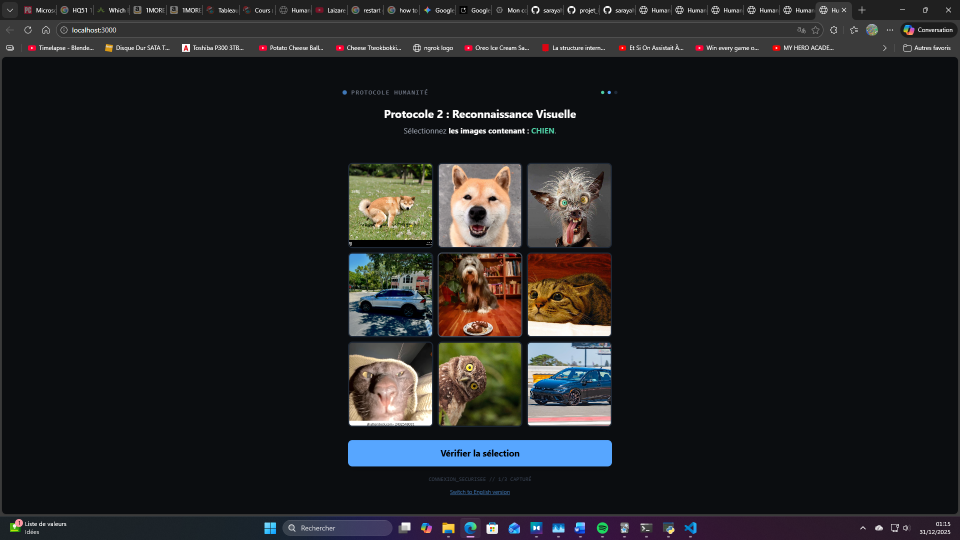
#> input picture Python/Trainmodel/current_screen.png, 1920 x 1080 px (shown at 1/2 size)
$ python -i LLM-VL-2.py   (imports and definitions only)
#> lines starting #> are read from the running program, lines starting #| are printed output that depends on the picture; after the words box and inside, x2 and y2 are one past the last pixel; in counts of white or black regions, pixels touching at a corner belong together
import cv2
import numpy as np
import pyautogui
import time
import json
import random
import math
from google import genai
from google.genai import types

# --- CONFIGURATION ---
API_KEY = "Votre clé"
PREFERRED_MODEL = "gemini-3-pro-preview"
client = genai.Client(api_key=API_KEY)

pyautogui.FAILSAFE = True

# --- FONCTIONS DE MOUVEMENT HUMAIN (PHYSICS) ---

def ease_out_quad(t):
    """Fonction de lissage pour ralentir à la fin (comme une main qui vise)."""
    return -t * (t - 2)

# [59 lines left out: functions human_move_to, get_screen_scale, not called in this run]

def get_captcha_grid(image_path):
#> called with image_path = 'current_screen.png'
    img = cv2.imread(image_path)
#> img is the input picture: shape (1080, 1920, 3); mean B, G, R 35.1, 33.1, 32.6
    gray = cv2.cvtColor(img, cv2.COLOR_BGR2GRAY)
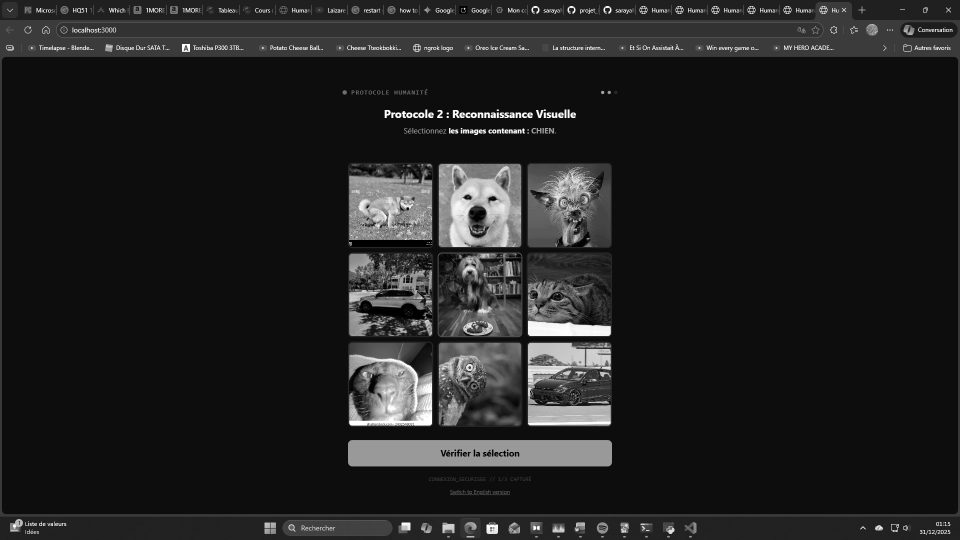
#> gray: shape (1080, 1920) (shown at 1/2 size); min 0, max 255, mean 33.3
    blurred = cv2.GaussianBlur(gray, (5, 5), 0)
    edges = cv2.Canny(blurred, 50, 200)
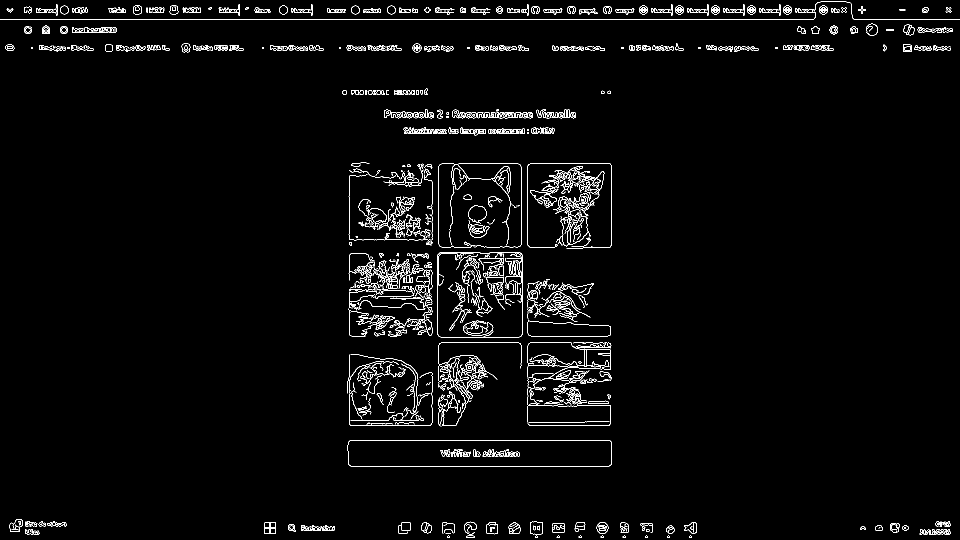
#> edges: shape (1080, 1920) (shown at 1/2 size); 2.5% white in thin lines or dots
    kernel = np.ones((3,3), np.uint8)
    dilated = cv2.dilate(edges, kernel, iterations=1)
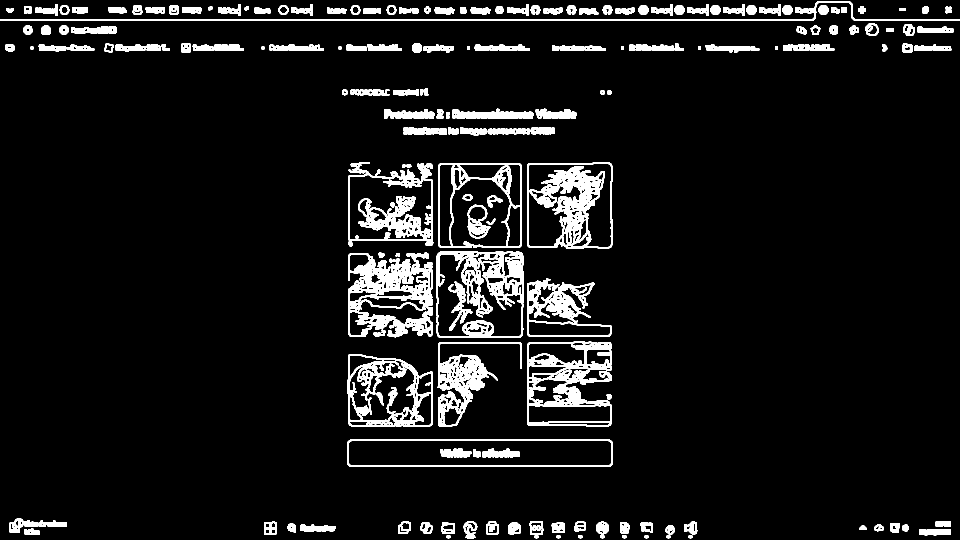
#> dilated: shape (1080, 1920) (shown at 1/2 size); 7.5% white; 190 white regions
    contours, _ = cv2.findContours(dilated, cv2.RETR_EXTERNAL, cv2.CHAIN_APPROX_SIMPLE)
#> contours = 175 contours; largest, box (x1, y1, x2, y2) and area: (873, 503, 1047, 676) 29538, (1054, 325, 1225, 498) 28668, (694, 879, 1225, 934) 28544, (876, 326, 1044, 496) 28108, (1054, 683, 1224, 853) 24696

    valid_boxes = []
    for cnt in contours:
        area = cv2.contourArea(cnt)
        if area > 2000:
            x, y, w, h = cv2.boundingRect(cnt)
            if 0.8 <= float(w)/h <= 1.2:
                valid_boxes.append((x, y, w, h))
#> this loop made 175 passes
#> (area, x, y, w, h) on passes 35, 37, 38, 39, 41, 44, 46, 50, 51, 52, 65, 175: (28544, 694, 879, 531, 55), (20816.5, 694, 708, 172, 145), (9424, 875, 684, 169, 170), (24696, 1054, 683, 170, 170), (10338, 1054, 557, 169, 117), (23111, 696, 505, 170, 170), (29537.5, 873, 503, 174, 173), (28108, 876, 326, 168, 170), (22616.5, 696, 326, 171, 166), (28667.5, 1054, 325, 171, 173), (2108, 904, 217, 163, 21), (4339, 0, 2, 1920, 39)
#> area on passes 1 to 6: 36, 36, 36, 40, 40, 40
#> after the loop, valid_boxes = [(694, 708, 172, 145), (875, 684, 169, 170), (1054, 683, 170, 170), (696, 505, 170, 170), (873, 503, 174, 173), (876, 326, 168, 170), (696, 326, 171, 166), (1054, 325, 171, 173)]

    if len(valid_boxes) >= 4:
        min_x = min([b[0] for b in valid_boxes])
#> min_x = 694
        min_y = min([b[1] for b in valid_boxes])
#> min_y = 325
        max_x = max([b[0] + b[2] for b in valid_boxes])
#> max_x = 1225
        max_y = max([b[1] + b[3] for b in valid_boxes])
#> max_y = 854
        return (min_x, min_y, max_x - min_x, max_y - min_y)
    return None

# [149 lines left out: functions find_verify_button, analyze_with_gemini, main, not called in this run]

# [2 lines not run here, left out]

>>> result = get_captcha_grid('current_screen.png')
#> result = (694, 325, 531, 529)

$ run again, on Python/Trainmodel/captcha_start.png
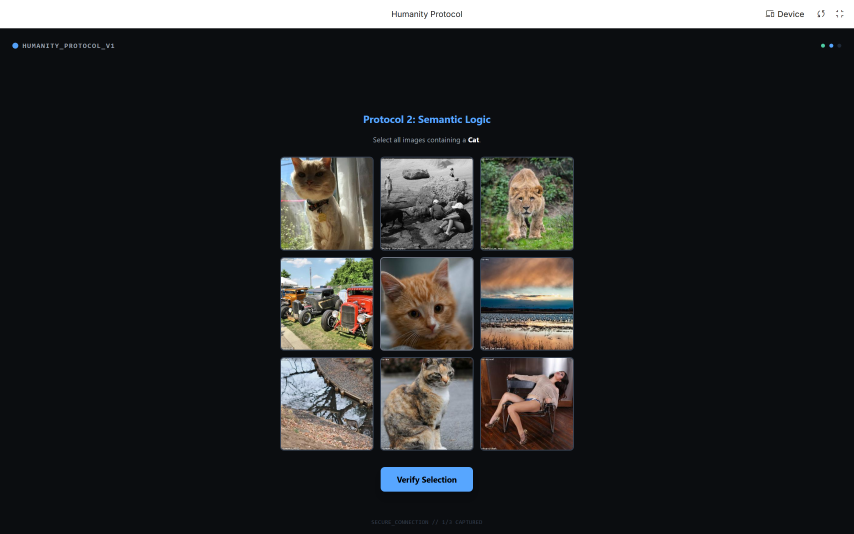
#> input picture Python/Trainmodel/captcha_start.png, 2560 x 1600 px (shown at 1/3 size)
#> in get_captcha_grid, img is the input picture: shape (1600, 2560, 3); mean B, G, R 44.5, 43.8, 43.1
#> in get_captcha_grid, `edges = cv2.Canny(blurred, 50, 200)`:
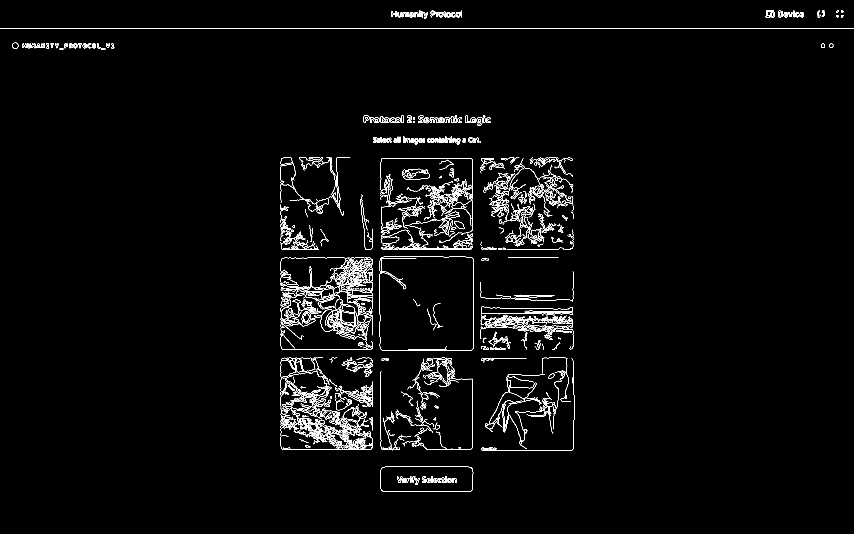
#> edges: shape (1600, 2560) (shown at 1/3 size); 1.7% white in thin lines or dots
#> in get_captcha_grid, `dilated = cv2.dilate(edges, kernel, iterations=1)`:
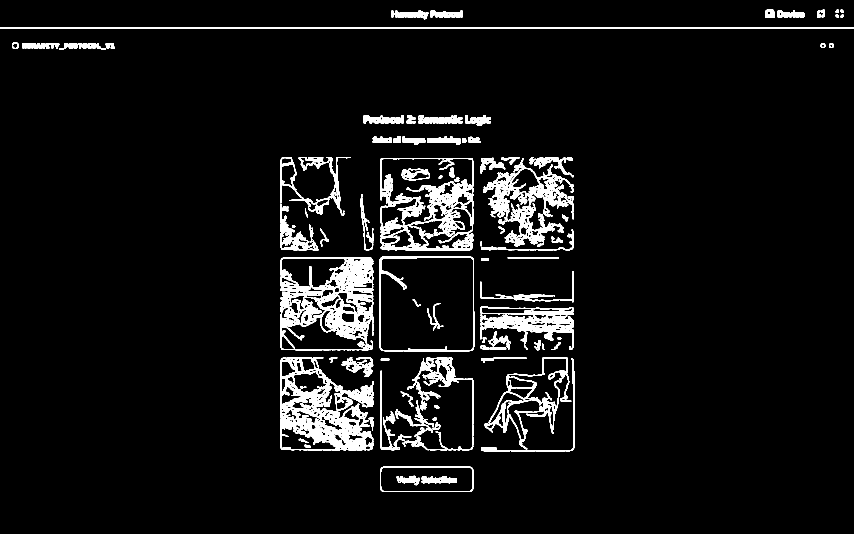
#> dilated: shape (1600, 2560) (shown at 1/3 size); 5.3% white; 117 white regions
#> contours = 97 contours; largest, box (x1, y1, x2, y2) and area: (1138, 769, 1423, 1054) 80253, (1141, 474, 1420, 751) 75442, (841, 772, 1120, 1051) 75128, (841, 1072, 1120, 1351) 57116, (1454, 1072, 1714, 1348) 27888
#> the loop in get_captcha_grid, `for cnt in contours:` made 97 passes
#> (area, x, y, w, h) on passes 1, 15, 16, 19, 28, 32, 33, 46: (21070, 1140, 1399, 281, 77), (27888.5, 1454, 1072, 260, 276), (9988.5, 1186, 1072, 234, 279), (57116.5, 841, 1072, 279, 279), (18491, 1441, 919, 280, 130), (75127.5, 841, 772, 279, 279), (80253, 1138, 769, 285, 285), (4801.5, 841, 612, 116, 139)
#> after the loop in get_captcha_grid, `for cnt in contours:`: valid_boxes = [(1454, 1072, 260, 276), (1186, 1072, 234, 279), (841, 1072, 279, 279), (841, 772, 279, 279), (1138, 769, 285, 285), (841, 612, 116, 139), (1449, 474, 272, 267), (1141, 474, 279, 277), (841, 471, 211, 177)]
#> min_x = 841
#> min_y = 471
#> max_x = 1721
#> max_y = 1351
#> result = (841, 471, 880, 880)

$ run again, on Python/Trainmodel/capture_temp.png
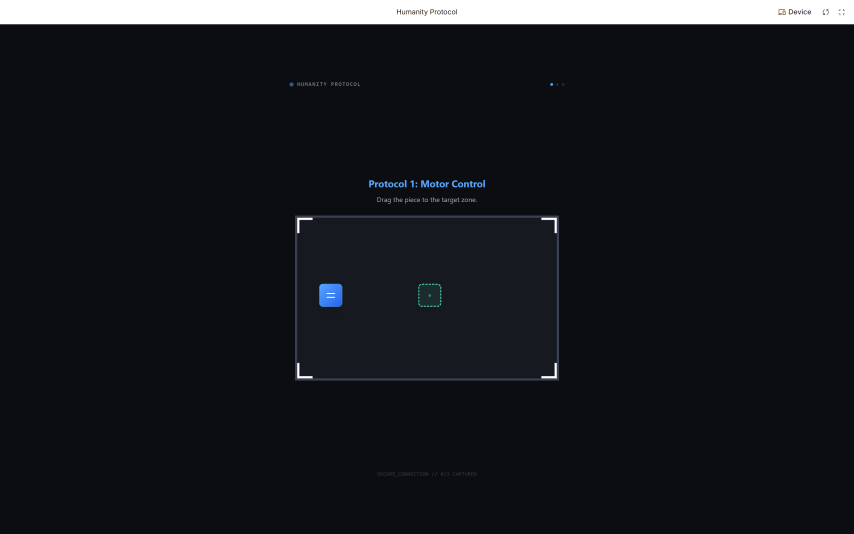
#> input picture Python/Trainmodel/capture_temp.png, 2560 x 1600 px (shown at 1/3 size)
#> in get_captcha_grid, img is the input picture: shape (1600, 2560, 3); mean B, G, R 29.2, 25.8, 23.6
#> in get_captcha_grid, `edges = cv2.Canny(blurred, 50, 200)`:
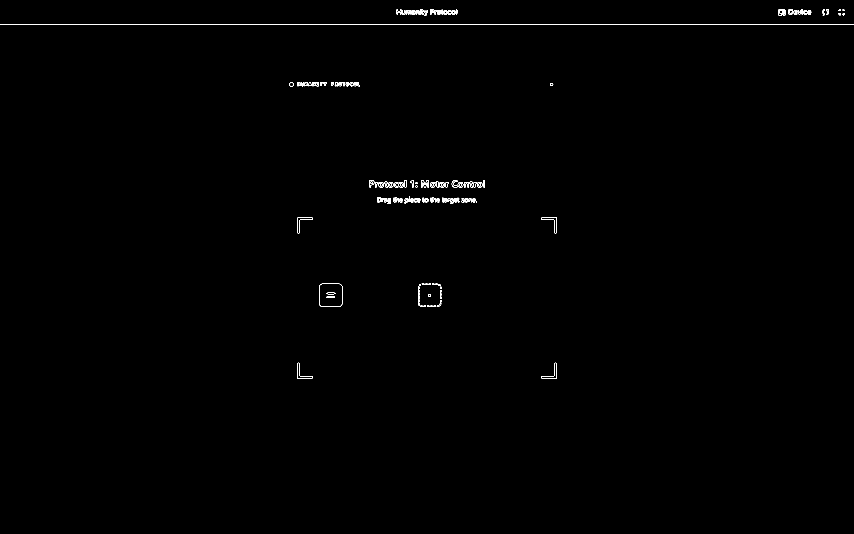
#> edges: shape (1600, 2560) (shown at 1/3 size); 0.23% white in thin lines or dots, all inside (x1, y1, x2, y2) = (0, 27, 2560, 1136)
#> in get_captcha_grid, `dilated = cv2.dilate(edges, kernel, iterations=1)`:
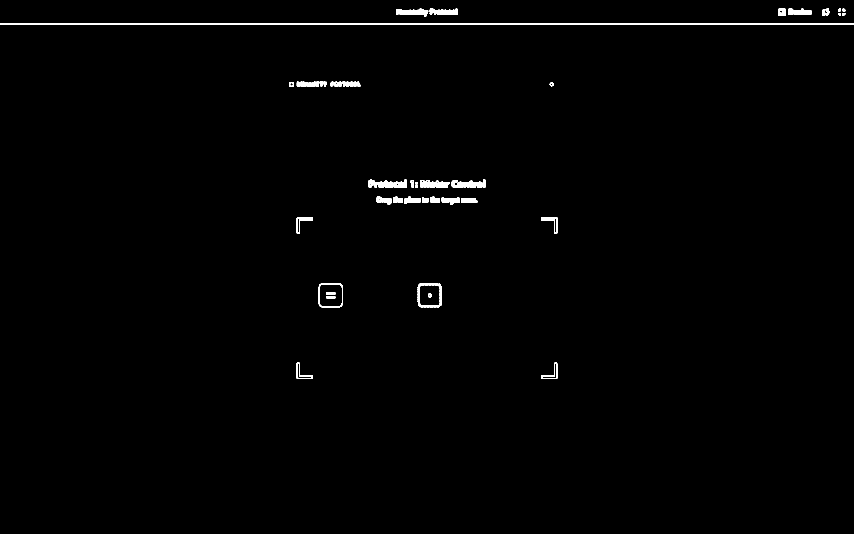
#> dilated: shape (1600, 2560) (shown at 1/3 size); 0.69% white; 51 white regions
#> contours = 49 contours; largest, box (x1, y1, x2, y2) and area: (0, 71, 2560, 74) 5118, (956, 850, 1029, 922) 4998, (1106, 539, 1221, 564) 1833, (1354, 539, 1456, 564) 1534, (1189, 26, 1285, 49) 1252
#> the loop in get_captcha_grid, `for cnt in contours:` made 49 passes
#> (cnt, area, x, y, w, h) on pass 39: ([[0, 71], [0, 73], [2559, 73], [2559, 71]], 5118, 0, 71, 2560, 3)
#> after the loop in get_captcha_grid, `for cnt in contours:`: valid_boxes = [(956, 850, 73, 72)]
